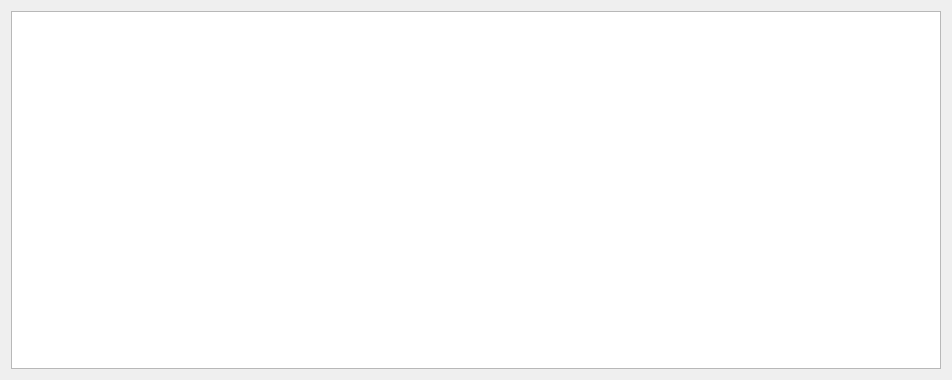
<?xml version="1.0" encoding="UTF-8"?>
<ui version="4.0">
 <class>MerchantPage</class>
 <widget class="QWidget" name="MerchantPage">
  <property name="geometry">
   <rect>
    <x>0</x>
    <y>0</y>
    <width>952</width>
    <height>380</height>
   </rect>
  </property>
  <property name="windowTitle">
   <string>Merchants</string>
  </property>
  <layout class="QVBoxLayout" name="verticalLayout">
   <item>
    <widget class="QTextBrowser" name="webView">
     <property name="html">
      <string>&lt;!DOCTYPE HTML PUBLIC &quot;-//W3C//DTD HTML 4.0//EN&quot; &quot;http://www.w3.org/TR/REC-html40/strict.dtd&quot;&gt;
&lt;html&gt;&lt;head&gt;&lt;meta name=&quot;qrichtext&quot; content=&quot;1&quot; /&gt;&lt;style type=&quot;text/css&quot;&gt;
p, li { white-space: pre-wrap; }
&lt;/style&gt;&lt;/head&gt;&lt;body style=&quot; font-family:'Cantarell'; font-size:11pt; font-weight:400; font-style:normal;&quot;&gt;
&lt;p style=&quot; margin-top:0px; margin-bottom:0px; margin-left:0px; margin-right:0px; -qt-block-indent:0; text-indent:0px;&quot;&gt;&lt;img src=&quot;:/images/backg&quot; /&gt;&lt;/p&gt;&lt;/body&gt;&lt;/html&gt;</string>
     </property>
     <property name="openExternalLinks">
      <bool>true</bool>
     </property>
    </widget>
   </item>
  </layout>
 </widget>
 <resources/>
 <connections/>
</ui>
